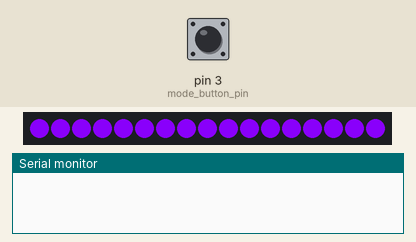
Simulated run of this sketch. Board: Arduino Uno, built with avr-gcc and run on an emulated ATmega328P. Shown: 17 RGB LEDs in strip order, left to right, the last lines printed to the serial monitor. The test bench sets the inputs (shaded band); at power-on: pin 3 (mode_button_pin) HIGH. Dim RGB values are drawn brighter than linear.

Above: at 4.2 s.
4.3 s: pin 3 (mode_button_pin) pulled LOW for 0.15 s
At 5.5 s:
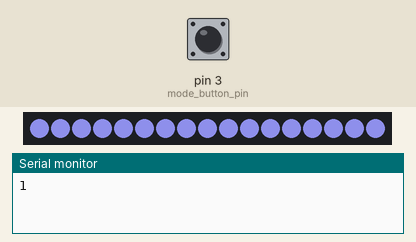
5.9 s: pin 3 (mode_button_pin) pulled LOW for 1 s
At 7.0 s:
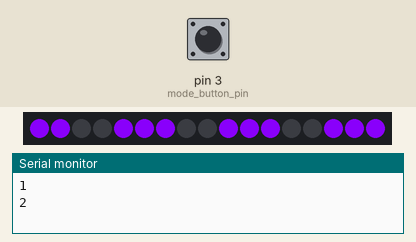
7.5 s: pin 3 (mode_button_pin) pulled LOW for 0.15 s
At 8.2 s:
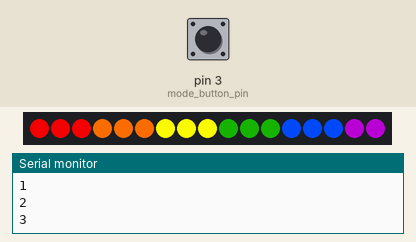
9.1 s: pin 3 (mode_button_pin) pulled LOW for 3.2 s
At 9.9 s:
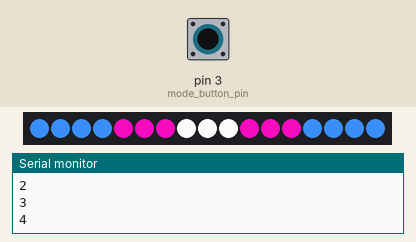
Timing chart, 0 to 12.1 s (numbered marks = the images above; inputs shaded):
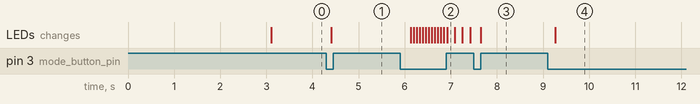

The sketch:

sign.ino
```cpp
#include "FastLED.h"

#define DATA_PIN    5
//#define CLK_PIN   4
#define LED_TYPE    SK6812
#define COLOR_ORDER GRB
#define NUM_LEDS    17
int BRIGHTNESS = 240; // starting brightness, can go to 255
int MODE = 0;
int set = 1;
int modevarA = 0;
int modevarB = 0;

//flags
long int sertpleFade[5] = {0x8c00ff,0x000000,0x000000,0x8c00ff,0x8c00ff};
long int rainbow[18] = {0xe80000,0xe80000,0xe80000,0xff6e00,0xff6e00,0xff6e00,0xffff00,0xffff00,0xffff00,0x084000,0x084000,0x084000,0x004bff,0x004bff,0x004bff,0x780089,0x780089,0x780089};
long int trans[17] = {0x3b8ffa,0x3b8ffa,0x3b8ffa,0x3b8ffa,0xf00bb9,0xf00bb9,0xf00bb9,0xffffff,0xffffff,0xffffff,0xf00bb9,0xf00bb9,0xf00bb9,0x3b8ffa,0x3b8ffa,0x3b8ffa, 0x3b8ffa};

CRGB leds[NUM_LEDS];


void setup() {
  delay(3000); // 3 second delay for psu recovery

  pinMode(3, INPUT_PULLUP); // mode button pin, also must be set below
  Serial.begin(57600);

  // tell FastLED about the LED strip configuration
  FastLED.addLeds<LED_TYPE,DATA_PIN,COLOR_ORDER>(leds, NUM_LEDS)
    .setCorrection(TypicalLEDStrip)
    .setDither(BRIGHTNESS < 255);

  // set master brightness control
  FastLED.setBrightness(BRIGHTNESS);
}


void loop()
{
  // read things, set vars, then act once vars are set   single click, double click, triple click, hold, click hold   < no; too many
  if (digitalRead(3) == 1){
    delay(100);
    if (digitalRead(3) == 0){
      delay(100);
      if (digitalRead(3) == 1){
        delay(100);
        if (digitalRead(3) == 0){ // was a double click, adjust brightness
          BRIGHTNESS = BRIGHTNESS - 40; // step size
          if (BRIGHTNESS < 40){ // min brightness
            BRIGHTNESS = 240; // max brightness, six steps
          }
          FastLED.setBrightness(BRIGHTNESS);
          Serial.println(BRIGHTNESS);
//          if (digitalRead(6) == 1){
//            delay(100);
//            if (digitalRead(6) == 0){
//              Serial.println("triple click");
//            }
//          }

        }
      }
      else if (digitalRead(3) == 0){ // single click, increment mode
        MODE = MODE + 1;
        if (MODE > 4){ // amnt of modes
          MODE = 0;
        }
        Serial.println(MODE);
      }
    }
    set = 1; // button was pressed, notify modeswitcher
  }
  if (set == 1){ // begin non-anim
    if (MODE == 0){
      for( int i = 0; i < NUM_LEDS; ++i) {
        leds[i] = 0x8c00ff; // purple
      }
      FastLED.show();
    }
    else if (MODE == 1){
      for( int i = 0; i < NUM_LEDS; ++i) {
        leds[i] = 0x7b7cca; // off white
        }
        FastLED.show();
      }
//    else if (MODE == 2){ // mode three is animated later
//      for( int i = 0; i < NUM_LEDS; ++i) {
//        leds[i] = sertpleFade[modevarA];
//        modevarA ++;
//        if (modevarA > 3){
//          modevarA = 0;
//          }
//        }
////        delay(100);
//        FastLED.show();
//      }
    else if (MODE == 3){ // both flags are synced to sign size
      for( int i = 0; i < NUM_LEDS; ++i) {
        leds[i] = rainbow[modevarA];
        modevarA ++;
        }
//        delay(100);
        FastLED.show();
      }
    else if (MODE == 4){
      for( int i = 0; i < NUM_LEDS; ++i) {
        leds[i] = trans[modevarA];
        modevarA ++;
        }
//        delay(100);
        FastLED.show();
      }
    set = 0; // finished updating
    modevarA = 0;
  } // begin anim
    if (MODE == 2){
      for( int i = 0; i < NUM_LEDS; ++i) {
        leds[i] = sertpleFade[modevarB];
        modevarB ++;
        if (modevarB >4){
          modevarB = 0;
           }
        }
            delay(65);
      FastLED.show();
      }
}
```

Measured:
- after the input at 4.3 s, the LEDs: change after 0.11 s (image 1)
- after the input at 5.9 s, the LEDs: first change after 0.23 s (image 2 shows a later state)
- after the input at 7.5 s, the LEDs: change after 0.15 s (image 3)
- after the input at 9.1 s, the LEDs: change after 0.16 s (image 4)
